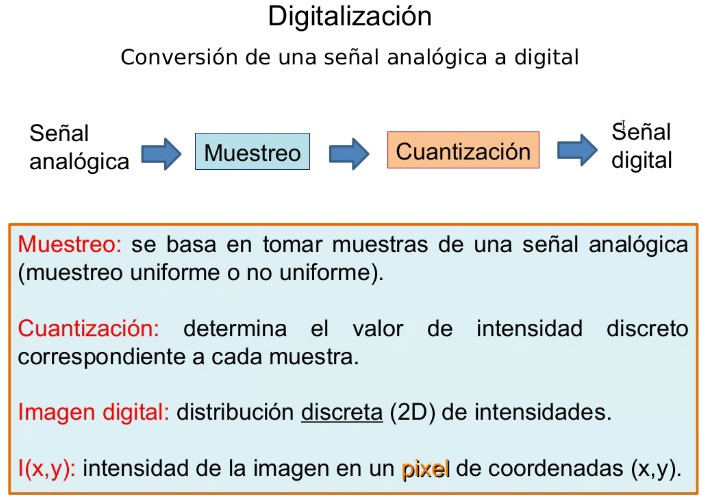
%> input picture Unidad 1/img/1.jpg, 708 x 500 px
$ octave ej4.m   (GNU Octave 9; MATLAB toolbox functions it lacks are replaced by stand-ins)
%> lines starting %> are read from the running program, lines starting %| are printed output that depends on the picture
% Modifique el tamaño del kernel, aplique cada filtro a una imagen y vea
% que sucede almodificar la dimensión del filtro. Pruebe con kernels impares.

[file, path] = uigetfile({'*.tiff';'*.JPG';'*.bmp';'*.jpg'});
%> the answer given: ../../Unidad 1/img/1.jpg
dir = strcat(path,file);
info = imfinfo(dir);
I=imread(dir);
%> I is the input picture: size 500x708x3 uint8; mean R, G, B 222.6, 228.4, 228.7

switch info.ColorType
    case 'grayscale'
        I=imread(dir);
    case 'truecolor'
        rgb=imread(dir);
        I=rgb2gray(rgb);
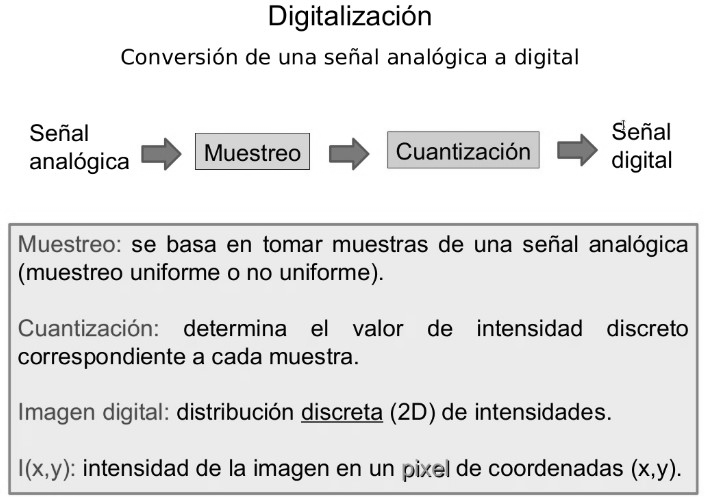
%> I: size 500x708 uint8; min 0, max 255, mean 226.7
    case 'indexed'
        [X,map]=imread(dir);
        I=ind2gray(X,map);
end

I=im2double(I);
%> I: size 500x708 double

% Kernels para pasa bajos (horizonal y vertical)
A = [0 1 0; 3 7 3; 0 1 0];
H1 = A/sum(A);
A = [0 0 0 7 0 0 0;
     0 0 0 7 0 0 0;
     3 3 7 13 7 3 3;
     0 0 0 7 0 0 0;
     0 0 0 7 0 0 0];
H2 = A/sum(A);
A = [0 0 0 0 0 13 0 0 0 0 0;
    0 0 0 0 0 13 0 0 0 0 0;
    0 0 0 0 0 13 0 0 0 0 0;
    0 0 0 0 0 13 0 0 0 0 0;
    0 0 0 0 0 13 0 0 0 0 0;
    3 3 7 7 13 25 13 7 7 3 3;
    0 0 0 0 0 13 0 0 0 0 0;
    0 0 0 0 0 13 0 0 0 0 0;
    0 0 0 0 0 13 0 0 0 0 0;
    0 0 0 0 0 13 0 0 0 0 0;
    0 0 0 0 0 13 0 0 0 0 0];
H3 = A/sum(A);

O1 = conv2(I, H1);
O2 = conv2(I, H2);
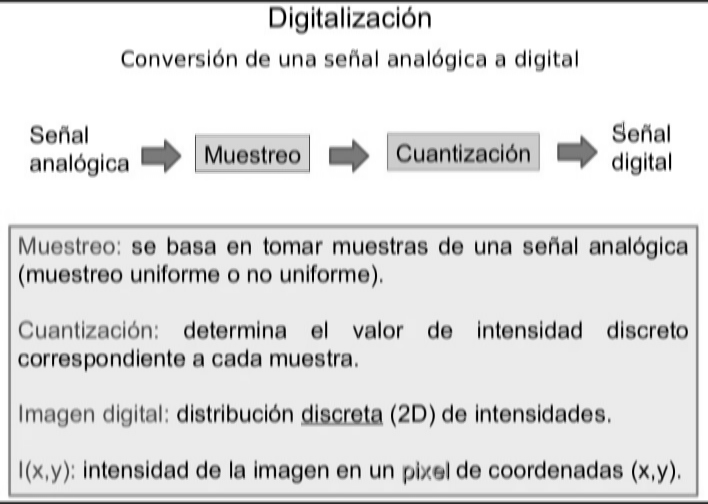
%> O2: size 504x708 double; min 0, max 1, mean 0.882
O3 = conv2(I, H3);
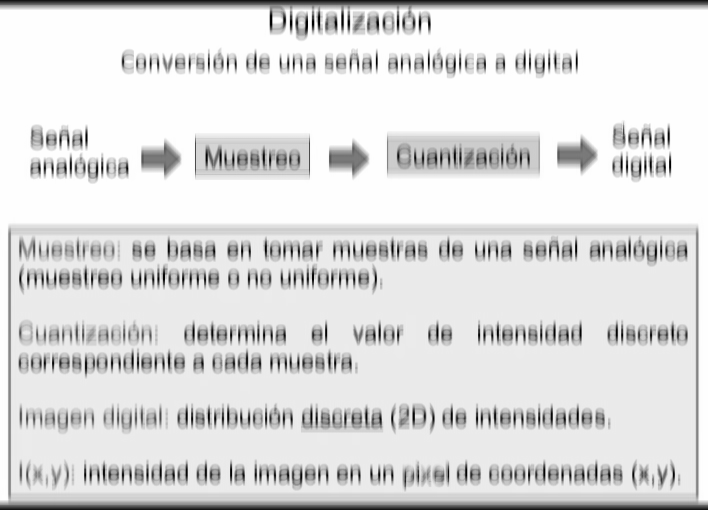
%> O3: size 510x708 double; min 0, max 1, mean 0.871

figure
subplot(2, 2, 1); imshow(I);
title('Imagen original');

subplot(2, 2, 2); imshow(O1);
title('LP con Kernel 3x3');

subplot(2, 2, 3); imshow(O2);
title('LP con Kernel 7x7');

subplot(2, 2, 4); imshow(O3);
title('LP con Kernel 11x11');


% Kernels para pasa bajos (horizonal y vertical)
A = [0 -1 0;
    -1 5 -1;
    0 -1 0];
H1 = A/sum(A);
A = [0 0 0 -1 0 0 0;
     0 0 0 -1 0 0 0;
     0 0 0 -1 0 0 0;
  -1 -1 -1 13 -1 -1 -1;
     0 0 0 -1 0 0 0;
     0 0 0 -1 0 0 0;
     0 0 0 -1 0 0 0];
H2 = A/sum(A);
A = [0 0 0 0 0 -1 0 0 0 0 0;
    0 0 0 0 0 -1 0 0 0 0 0;
    0 0 0 0 0 -1 0 0 0 0 0;
    0 0 0 0 0 -1 0 0 0 0 0;
    0 0 0 0 0 -1 0 0 0 0 0;
    -1 -1 -1 -1 -1 21 -1 -1 -1 -1 -1;
    0 0 0 0 0 -1 0 0 0 0 0;
    0 0 0 0 0 -1 0 0 0 0 0;
    0 0 0 0 0 -1 0 0 0 0 0;
    0 0 0 0 0 -1 0 0 0 0 0;
    0 0 0 0 0 -1 0 0 0 0 0];
H3 = A/sum(A);

O1 = conv2(I, H1);
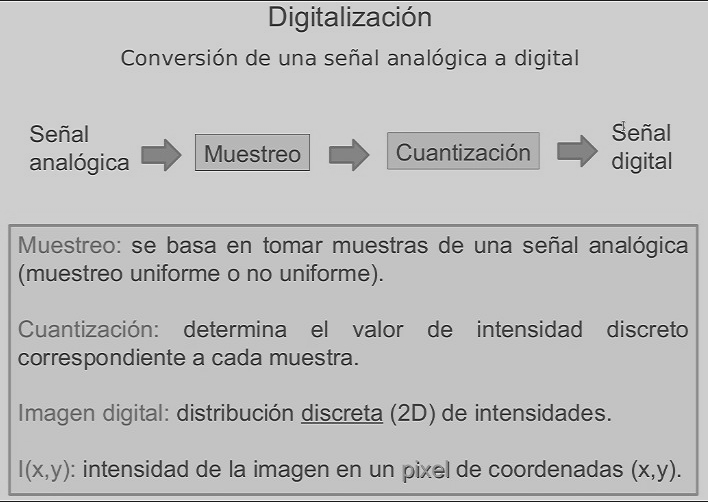
%> O1: size 502x708 double; min -0.452, max 1.34, mean 0.885; drawn with min black and max white
O2 = conv2(I, H2);
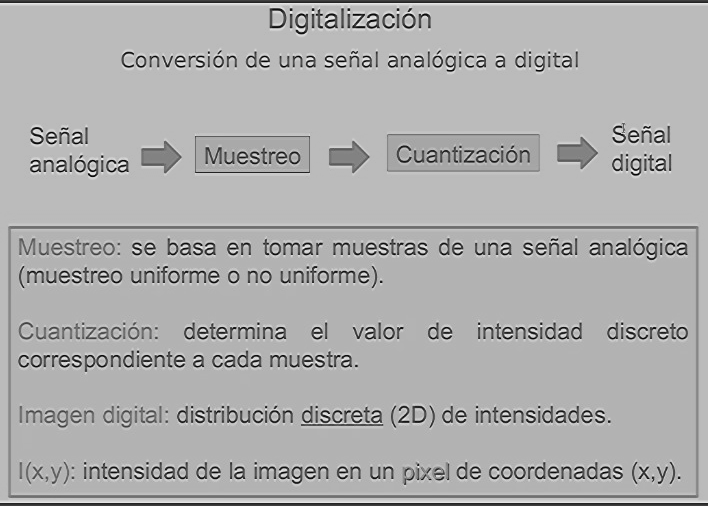
%> O2: size 506x708 double; min -0.716, max 1.62, mean 0.878; drawn with min black and max white
O3 = conv2(I, H3);
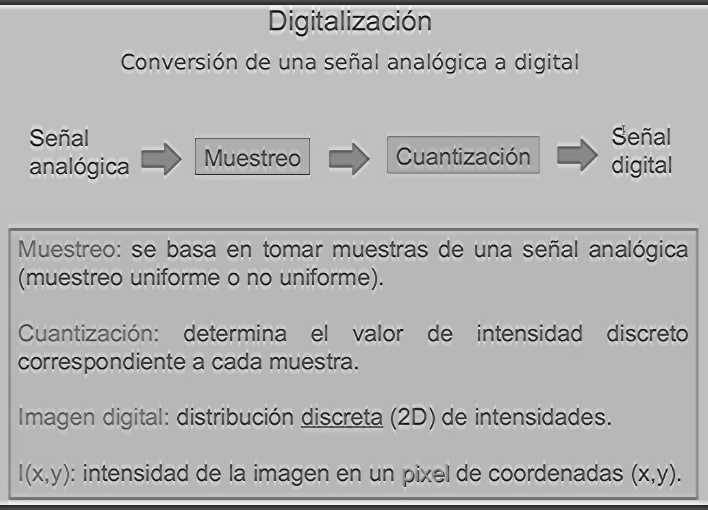
%> O3: size 510x708 double; min -0.808, max 1.6, mean 0.871; drawn with min black and max white

figure
subplot(2, 2, 1); imshow(I);
title('Imagen original');

subplot(2, 2, 2); imshow(O1);
title('LP con Kernel 3x3');

subplot(2, 2, 3); imshow(O2);
title('LP con Kernel 7x7');

subplot(2, 2, 4); imshow(O3);
%> after `imshow(O3)`:
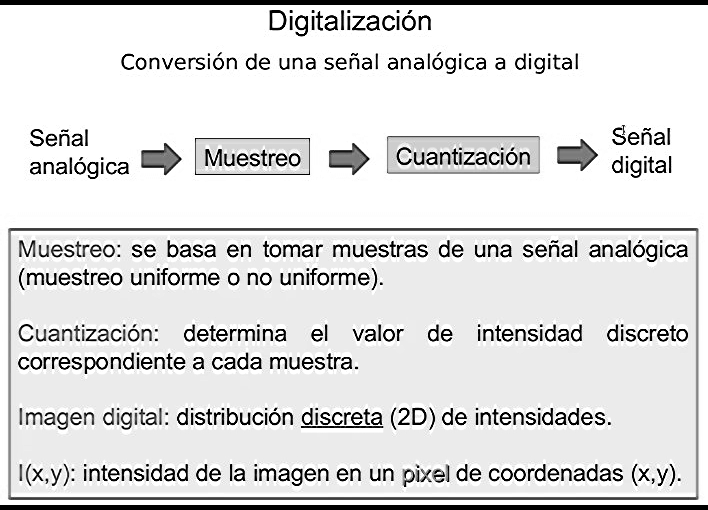
%> displayed picture: size 510x708, on the screen's scale of 0 to 255; min 0, max 255, mean 221.9
title('LP con Kernel 11x11');

$ run again, on Unidad 1/img/3.jpg
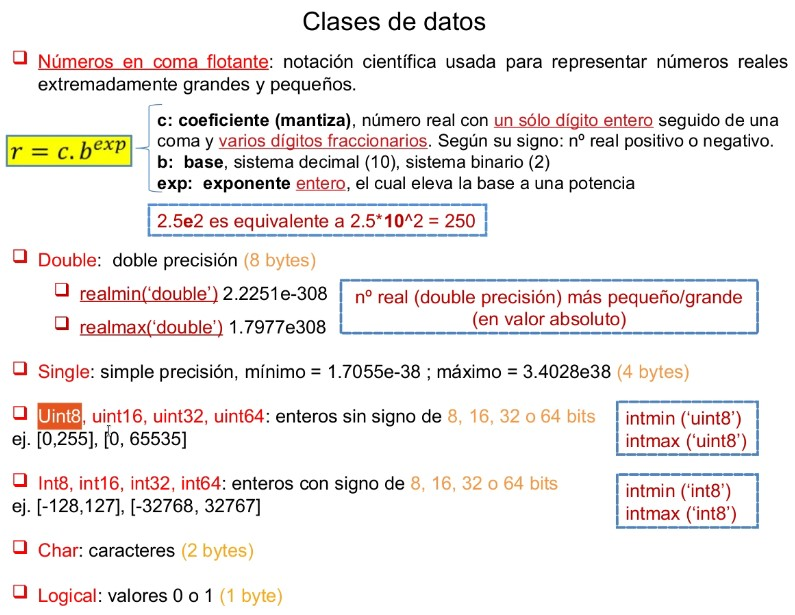
%> input picture Unidad 1/img/3.jpg, 795 x 615 px
%> I is the input picture: size 615x795x3 uint8; mean R, G, B 240.2, 236.7, 235.1
%> `O3 = conv2(I, H3);`:
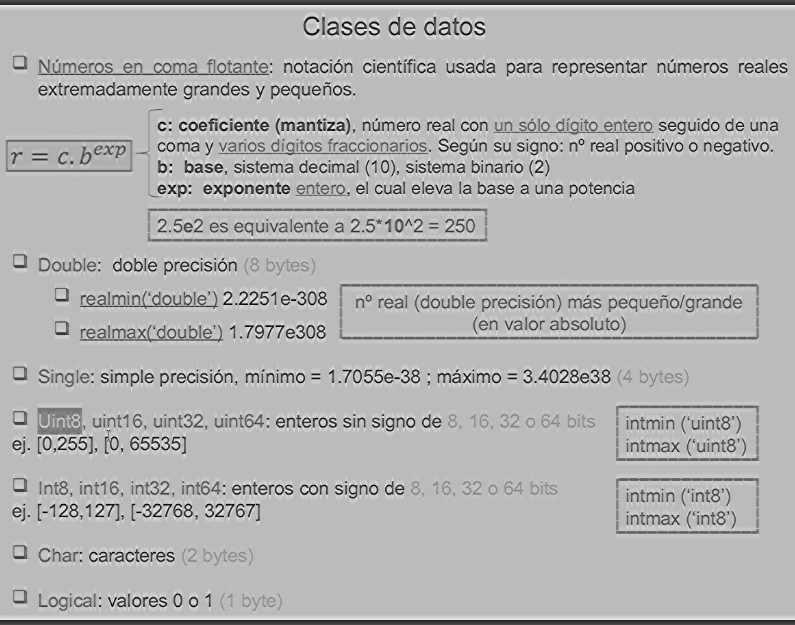
%> O3: size 625x795 double; min -0.803, max 1.65, mean 0.917; drawn with min black and max white
%> `imshow(O3)`:
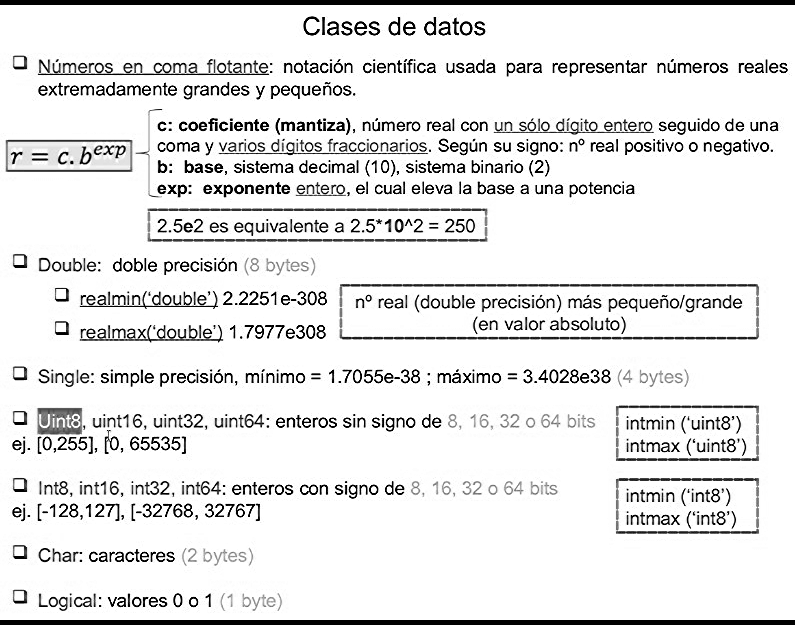
%> displayed picture: size 625x795, on the screen's scale of 0 to 255; min 0, max 255, mean 230.8

$ run again, on Unidad 1/img/5.jpg
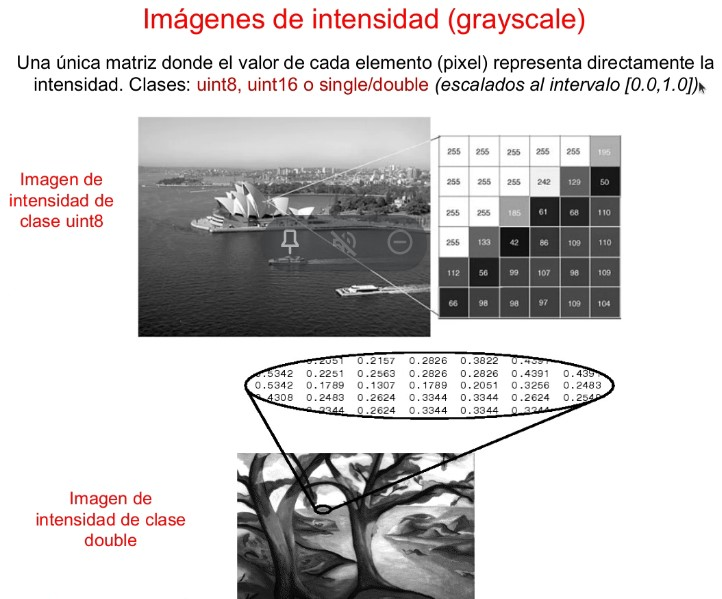
%> input picture Unidad 1/img/5.jpg, 722 x 599 px
%> I is the input picture: size 599x722x3 uint8; mean R, G, B 206.8, 204.5, 204.5
%> `imshow(O3)`:
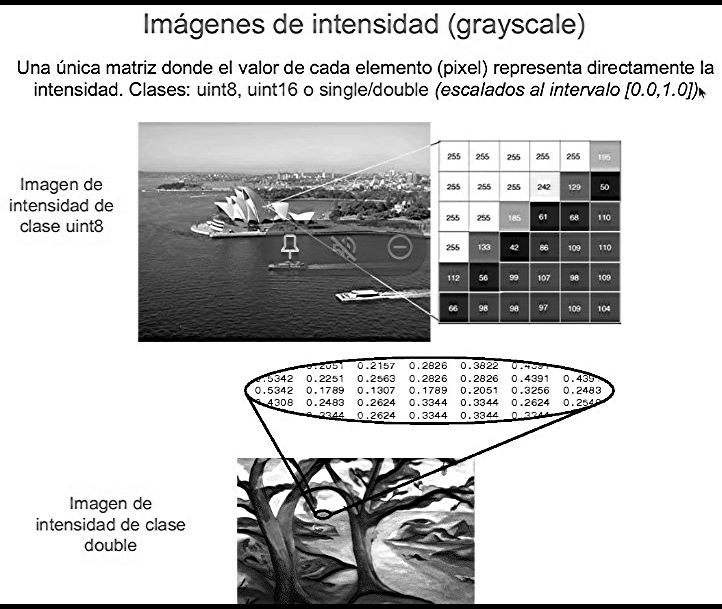
%> displayed picture: size 609x722, on the screen's scale of 0 to 255; min 0, max 255, mean 200.2
